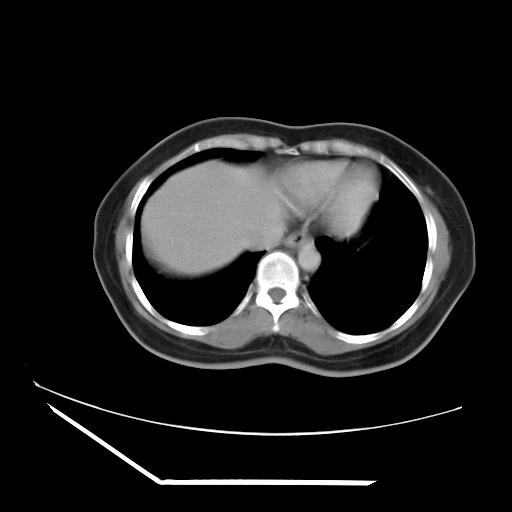
#> input picture image/I00004B.bmp, 512 x 512 px, given in place of dog.jfif, which was not available
$ python histogram.py
#> lines starting #> are read from the running program, lines starting #| are printed output that depends on the picture; pictures that were not available may be replaced by others from this repository, and a replacement may not be noted
#memanggil library yang digunakan
import matplotlib.pyplot as plt
import matplotlib.pyplot as plt
from skimage import data
from skimage.io import imread
from skimage.filters import threshold_minimum
from skimage.filters import threshold_mean

#memanggil photo dari file
grayImage = imread(fname="image/dog.jfif")
#> grayImage is the input picture: shape (512, 512); min 0, max 255, mean 29.2
print('gray image shape : ',grayImage.shape)
#| gray image shape :  (512, 512)

#memanggil photo dari file
rgbImage = imread(fname="image/slf.jpeg")
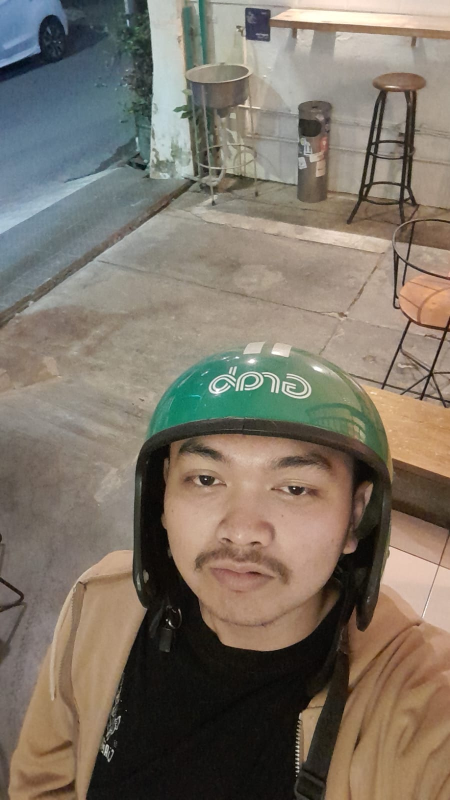
#> input picture image/slf.jpeg, 900 x 1600 px (shown at 1/2 size)
#> rgbImage is the input picture: shape (1600, 900, 3); mean R, G, B 125.3, 116, 103.4
print('rgb image shape : ',rgbImage.shape)
#| rgb image shape :  (1600, 900, 3)

#menentukan ukuran plot menggunakan library matplotlib
fig, axes = plt.subplots(2, 1, figsize=(12, 12))
ax = axes.ravel()

#membuat judul dan subplot yang ingin ditampilkan
ax[0].imshow(grayImage, cmap=plt.cm.gray)
ax[0].set_title("Grayscale Image")
ax[1].hist(grayImage.ravel(), bins=256)
ax[1].set_title('Histogram')

#memisahkan R, G, dan B pada gambar
red = rgbImage[:,:,0]
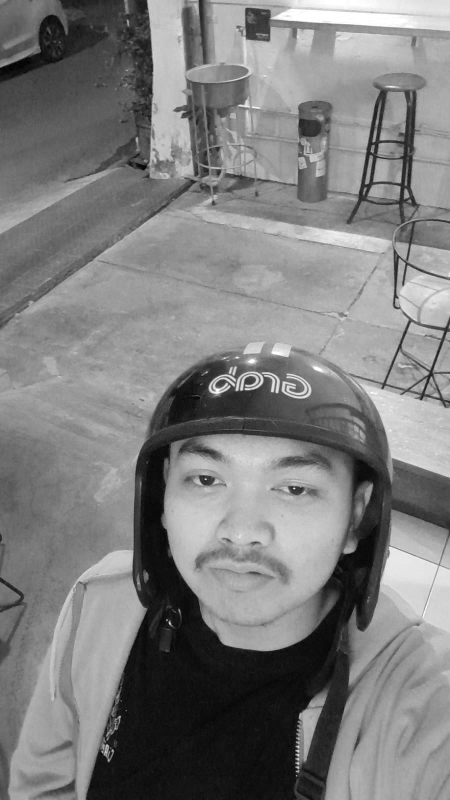
#> red: shape (1600, 900) (shown at 1/2 size); min 0, max 255, mean 125.3
green = rgbImage[:,:,1]
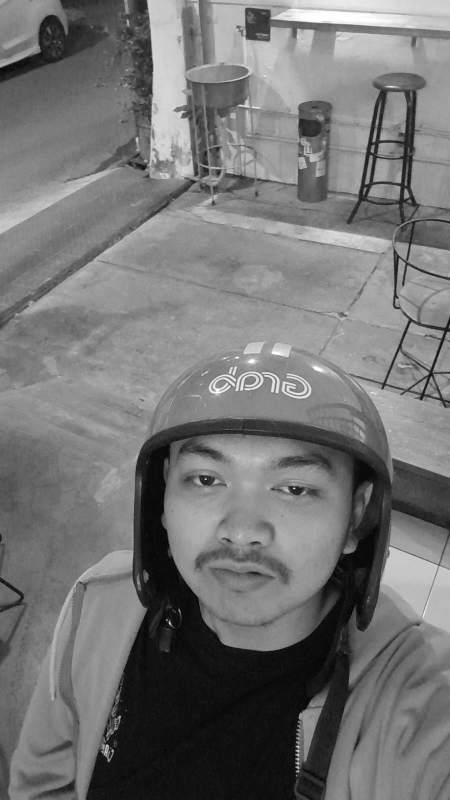
#> green: shape (1600, 900) (shown at 1/2 size); min 0, max 255, mean 116
blue = rgbImage[:,:,2]
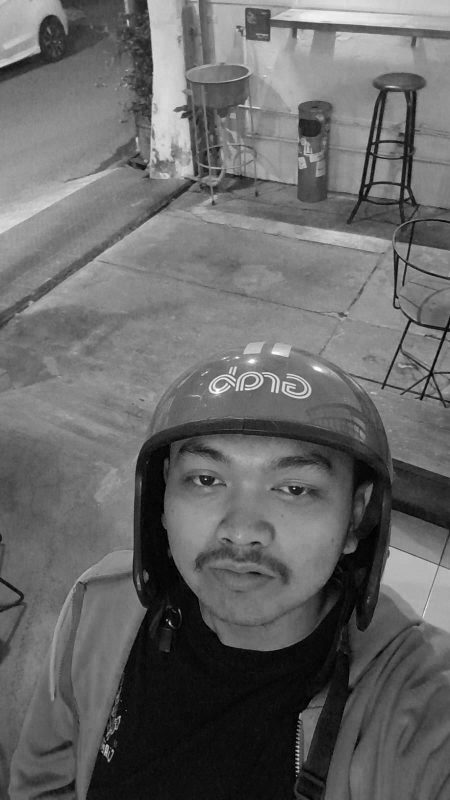
#> blue: shape (1600, 900) (shown at 1/2 size); min 0, max 255, mean 103.4

#menampilkan dimensi pada masing masing RGB
print('Red Shape = ',red.shape)
#| Red Shape =  (1600, 900)
print('Green Shape = ',green.shape)
#| Green Shape =  (1600, 900)
print('Blue Shape = ',blue.shape)
#| Blue Shape =  (1600, 900)

#menentukan ukuran plot menggunakan library matplotlib
fig, axes = plt.subplots(3, 3, figsize=(12, 12))
ax = axes.ravel()

#membuat judul dan subplot yang ingin ditampilkan
ax[3].imshow(rgbImage)
ax[3].set_title("Original")

ax[1].imshow(red, cmap=plt.cm.gray)
ax[1].set_title("Red Channel")
ax[2].hist(red.ravel(), bins=256)
ax[2].set_title('Histogram')

ax[4].imshow(green, cmap=plt.cm.gray)
ax[4].set_title("Green Channel")
ax[5].hist(green.ravel(), bins=256)
ax[5].set_title('Histogram')

ax[7].imshow(blue, cmap=plt.cm.gray)
ax[7].set_title("Blue Channel")
ax[8].hist(blue.ravel(), bins=256)
ax[8].set_title('Histogram')

#menampilkan plot
fig.tight_layout()
plt.show()
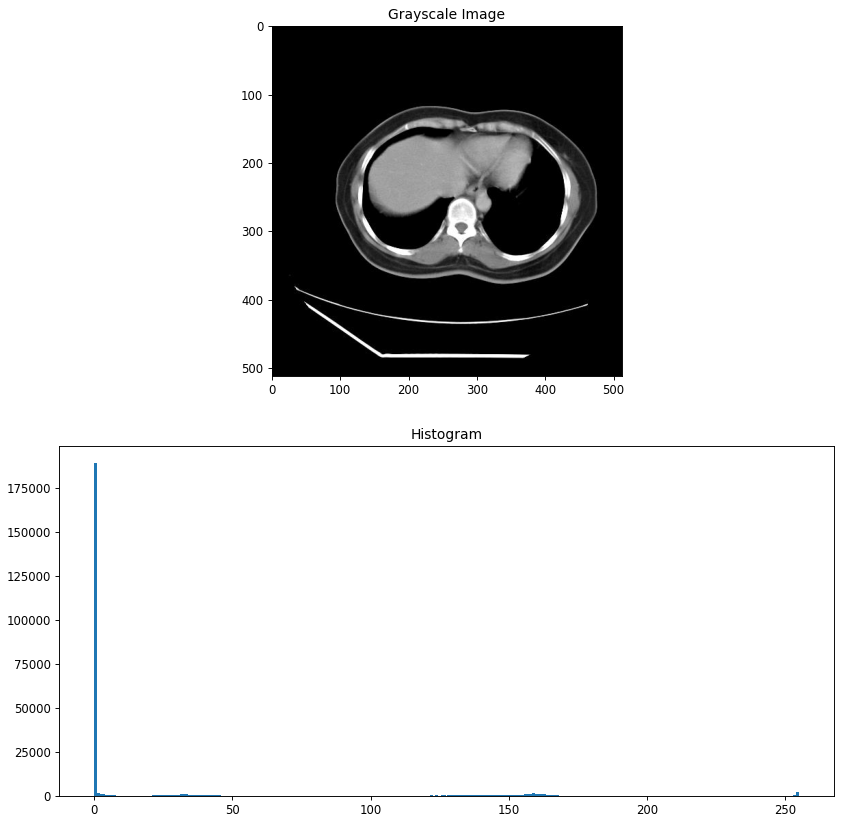
#> figure drawn by matplotlib, 2 panels; panel 2: tallest bar 189368 high, from x = 0 to 0.996
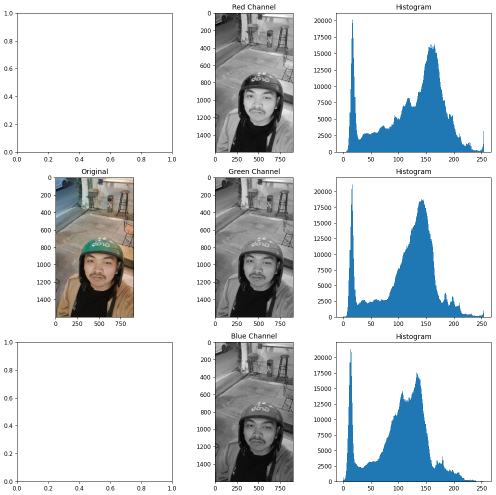
#> figure drawn by matplotlib, 7 panels; panel 2: tallest bar 20098 high, from x = 16.93 to 17.93; panel 5: tallest bar 21192 high, from x = 15.94 to 16.93; panel 7: tallest bar 21358 high, from x = 12.95 to 13.95
